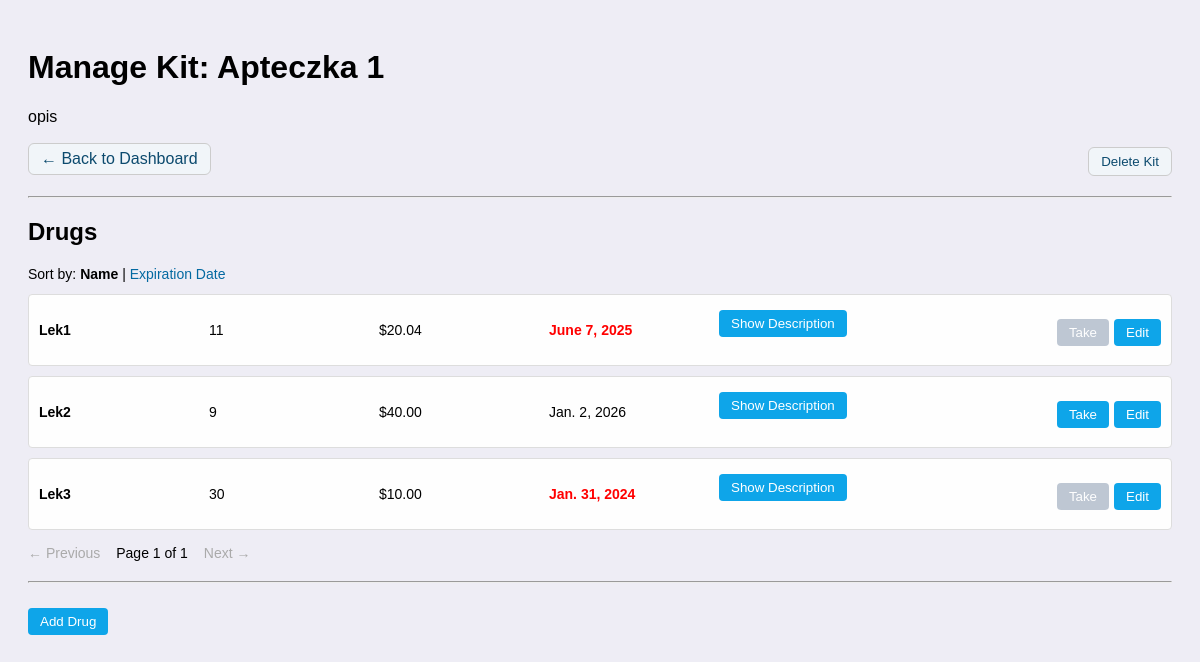
The app's page /dashboard/kit/1/ (signed in), older data.
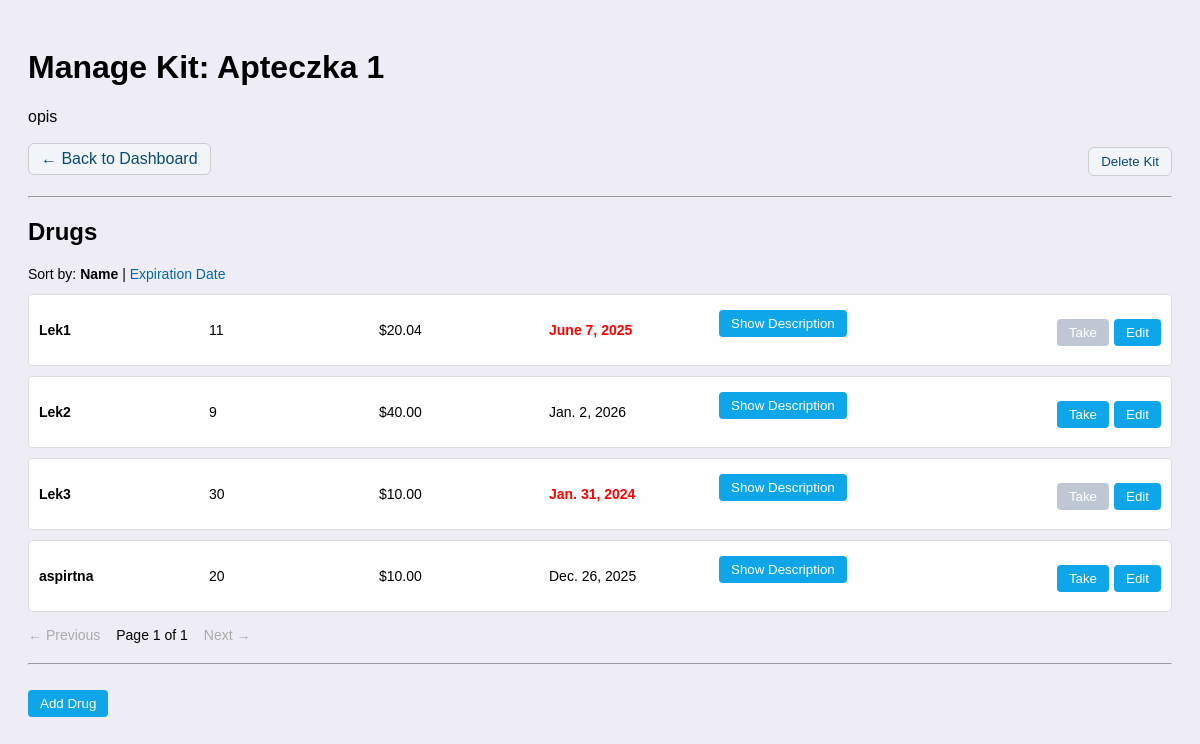
The same page, newer data.
### app_med_kit/models.py (models this page shows, shortened)
class Drug(models.Model):
    kit = models.ForeignKey(Kit, on_delete=models.CASCADE, related_name='drugs')
    name = models.CharField(max_length=100)
    number = models.PositiveIntegerField()
    description = models.TextField(blank=True)
    price = models.DecimalField(max_digits=10, decimal_places=2, default=0)
    expiration_date = models.DateField(null=True, blank=True)
    created_at = models.DateTimeField(auto_now_add=True)

### app_med_kit/views.py (the view, shortened to what this page needs)
# urls.py: path('kit/<int:kit_id>/', views.manage_kit, name='manage_kit'),
@login_required
def manage_kit(request, kit_id):
    kit = get_object_or_404(Kit, id=kit_id, user=request.user)
    sort_by = request.GET.get('sort_by', 'name')
    if sort_by == 'expiration_date':
        drug_list = kit.drugs.all().order_by('expiration_date')
    else:
        drug_list = kit.drugs.all().order_by('name')
    paginator = Paginator(drug_list, 5)
    page_number = request.GET.get('page')  # `None` if not provided → first page
    page_obj = paginator.get_page(page_number)
    show_form = request.GET.get('add_drug') == '1'
    form = DrugForm() if show_form else None
    return render(request, 'app_med_kit/manage_kit.html', {
        'kit': kit,
        'page_obj': page_obj,
        'sort_by': sort_by,
        'form': form,
        'show_form': show_form,
        'today': date.today(),  # ← add this line
    })

### app_med_kit/templates/app_med_kit/manage_kit.html (shortened to what this page needs)
{% extends 'app_med_kit/med_kit_base.html' %}
{% load static %}
{% block extra_css %}
<link rel="stylesheet" href="{% static 'css/manage_kit.css' %}">
{% endblock %}
{% block content %}
  <h1>Manage Kit: {{ kit.name }}</h1>
  <p>{{ kit.description }}</p>
  <div class="navbar-top">
    <a href="{% url 'dashboard' %}">← Back to Dashboard</a>
    <form method="post" action="{% url 'delete_kit' kit.id %}" id="delete-kit-form" style="display: inline;">
      <button type="button" onclick="confirmDeleteKit()">Delete Kit</button>
    </form>
  </div>
  <hr>
  <h2>Drugs</h2>
  <div class="sort-navbar">
    Sort by:
    {% if sort_by == 'name' %}
      <strong>Name</strong> |
      <a href="?sort_by=expiration_date">Expiration Date</a>
    {% else %}
      <a href="?sort_by=name">Name</a> |
      <strong>Expiration Date</strong>
    {% endif %}
  </div>
  {% for drug in page_obj.object_list %}
    <div id="drug-{{ drug.id }}" class="drug-entry">
      <div class="drug-info">
        <div>
          <span class="display name"><strong>{{ drug.name }}</strong></span>
        </div>
        <div>
          <span class="display number">{{ drug.number }}</span>
        </div>
        <div>
          <span class="display price">${{ drug.price }}</span>
        </div>
        <div>
          <span class="display expiration {% if drug.expiration_date and drug.expiration_date < today %}expired{% endif %}">
            {{ drug.expiration_date }}
          </span>
        </div>
        <div class="desc-block">
          <button
            type="button"
            class="display description"
            onclick="showDescriptionPopup(event, '{{ drug.description|escapejs }}')"
          >
            Show Description
          </button>
        </div>
      </div>
      <div class="drug-actions">
        <form method="post" action="{% url 'take_drug' kit.id drug.id %}">
          <button type="submit" class="take-btn"
                  {% if drug.expiration_date and drug.expiration_date < today %}disabled title="Expired"{% endif %}>
              Take
          </button>
        </form>
        <button
          type="button"
          class="edit-toggle-btn"
          onclick="toggleEdit('{{ drug.id }}')"
        >
          Edit
        </button>
      </div>
    </div>
  {% empty %}
    <p>No drugs found.</p>
  {% endfor %}
  <div class="pagination">
    {% if page_obj.has_previous %}
      <a href="?sort_by={{ sort_by }}&amp;page={{ page_obj.previous_page_number }}">← Previous</a>
    {% else %}
      <span class="disabled">← Previous</span>
    {% endif %}
    <span>Page {{ page_obj.number }} of {{ page_obj.paginator.num_pages }}</span>
    {% if page_obj.has_next %}
      <a href="?sort_by={{ sort_by }}&amp;page={{ page_obj.next_page_number }}">Next →</a>
    {% else %}
      <span class="disabled">Next →</span>
    {% endif %}
  </div>
  <hr>
  <a href="?sort_by={{ sort_by }}&amp;add_drug=1">
    <button {% if show_form %}disabled{% endif %}>Add Drug</button>
  </a>
{% endblock %}

Row changes from the older to the newer data that the page shows:
added Drug: name "aspirtna", number "20", price "10.00", expiration_date "Dec. 26, 2025"
